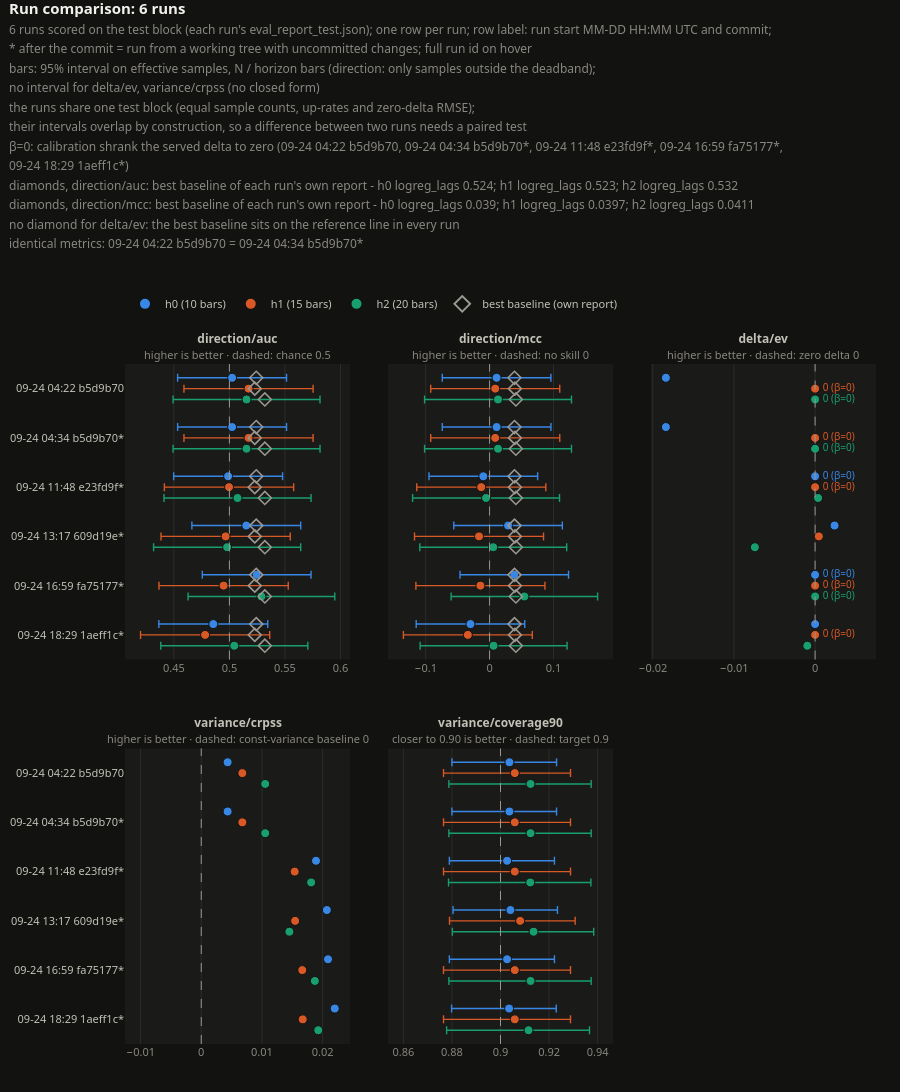

Notebook source saved alongside this figure:
### Code cell
runs_comparison_figure(runs, METRICS, run_dirs=RUNS_GLOB).show() if len(runs) else print("no scored runs yet")

### Figure 1 — Plotly figure (JSON) as saved in the notebook; plotly's stock layout.template omitted (floating-point values rounded to 4 significant figures)
{"data": [{"error_x": {"array": [0.04901, 0.04901, 0.04901, 0.04897, 0.04892, 0.049], "arrayminus": [0.04901, 0.04901, 0.04901, 0.04897, 0.04892, 0.049], "color": "#3987e5", "symmetric": false, "thickness": 1.4, "type": "data", "width": 4}, "hoverinfo": "text", "hovertext": ["20260924T042208Z-b5d9b70-af67ee43<br>h0/direction/auc = 0.5024<br>95% interval 0.4534 to 0.5514", "20260924T043447Z-b5d9b70-dirty-af67ee43<br>h0/direction/auc = 0.5024<br>95% interval 0.4534 to 0.5514", "20260924T114819Z-e23fd9f-dirty-af67ee43<br>h0/direction/auc = 0.4988<br>95% interval 0.4498 to 0.5479", "20260924T131735Z-609d19e-dirty-af67ee43<br>h0/direction/auc = 0.5152<br>95% interval 0.4662 to 0.5642", "20260924T165923Z-fa75177-dirty-af67ee43<br>h0/direction/auc = 0.5245<br>95% interval 0.4756 to 0.5735", "20260924T182915Z-1aeff1c-dirty-af67ee43<br>h0/direction/auc = 0.4855<br>95% interval 0.4365 to 0.5345"], "legendgroup": "h0 (10 bars)", "legendrank": 1, "marker": {"color": "#3987e5", "line": {"color": "#121211", "width": 1}, "size": 9}, "mode": "markers", "name": "h0 (10 bars)", "showlegend": true, "type": "scatter", "x": [0.5024, 0.5024, 0.4988, 0.5152, 0.5245, 0.4855], "xaxis": "x", "y": [-0.22, 0.78, 1.78, 2.78, 3.78, 4.78], "yaxis": "y"}, {"hoverinfo": "text", "hovertext": ["20260924T042208Z-b5d9b70-af67ee43<br>best baseline for h0/direction/auc: logreg_lags 0.5241", "20260924T043447Z-b5d9b70-dirty-af67ee43<br>best baseline for h0/direction/auc: logreg_lags 0.5241", "20260924T114819Z-e23fd9f-dirty-af67ee43<br>best baseline for h0/direction/auc: logreg_lags 0.5241", "20260924T131735Z-609d19e-dirty-af67ee43<br>best baseline for h0/direction/auc: logreg_lags 0.5241", "20260924T165923Z-fa75177-dirty-af67ee43<br>best baseline for h0/direction/auc: logreg_lags 0.5241", "20260924T182915Z-1aeff1c-dirty-af67ee43<br>best baseline for h0/direction/auc: logreg_lags 0.5241"], "legendgroup": "baseline", "legendrank": 10, "marker": {"color": "#9a9890", "line": {"color": "#9a9890", "width": 1.6}, "size": 10, "symbol": "diamond-open"}, "mode": "markers", "name": "best baseline (own report)", "showlegend": true, "type": "scatter", "x": [0.5241, 0.5241, 0.5241, 0.5241, 0.5241, 0.5241], "xaxis": "x", "y": [-0.22, 0.78, 1.78, 2.78, 3.78, 4.78], "yaxis": "y"}, {"error_x": {"array": [0.0581, 0.0581, 0.05817, 0.05817, 0.05817, 0.05812], "arrayminus": [0.0581, 0.0581, 0.05817, 0.05817, 0.05817, 0.05812], "color": "#d95926", "symmetric": false, "thickness": 1.4, "type": "data", "width": 4}, "hoverinfo": "text", "hovertext": ["20260924T042208Z-b5d9b70-af67ee43<br>h1/direction/auc = 0.5172<br>95% interval 0.4591 to 0.5753", "20260924T043447Z-b5d9b70-dirty-af67ee43<br>h1/direction/auc = 0.5172<br>95% interval 0.4591 to 0.5753", "20260924T114819Z-e23fd9f-dirty-af67ee43<br>h1/direction/auc = 0.4997<br>95% interval 0.4415 to 0.5578", "20260924T131735Z-609d19e-dirty-af67ee43<br>h1/direction/auc = 0.4966<br>95% interval 0.4384 to 0.5548", "20260924T165923Z-fa75177-dirty-af67ee43<br>h1/direction/auc = 0.4948<br>95% interval 0.4366 to 0.5529", "20260924T182915Z-1aeff1c-dirty-af67ee43<br>h1/direction/auc = 0.4781<br>95% interval 0.42 to 0.5363"], "legendgroup": "h1 (15 bars)", "legendrank": 2, "marker": {"color": "#d95926", "line": {"color": "#121211", "width": 1}, "size": 9}, "mode": "markers", "name": "h1 (15 bars)", "showlegend": true, "type": "scatter", "x": [0.5172, 0.5172, 0.4997, 0.4966, 0.4948, 0.4781], "xaxis": "x", "y": [0.0, 1.0, 2.0, 3.0, 4.0, 5.0], "yaxis": "y"}, {"hoverinfo": "text", "hovertext": ["20260924T042208Z-b5d9b70-af67ee43<br>best baseline for h1/direction/auc: logreg_lags 0.5228", "20260924T043447Z-b5d9b70-dirty-af67ee43<br>best baseline for h1/direction/auc: logreg_lags 0.5228", "20260924T114819Z-e23fd9f-dirty-af67ee43<br>best baseline for h1/direction/auc: logreg_lags 0.5228", "20260924T131735Z-609d19e-dirty-af67ee43<br>best baseline for h1/direction/auc: logreg_lags 0.5228", "20260924T165923Z-fa75177-dirty-af67ee43<br>best baseline for h1/direction/auc: logreg_lags 0.5228", "20260924T182915Z-1aeff1c-dirty-af67ee43<br>best baseline for h1/direction/auc: logreg_lags 0.5228"], "legendgroup": "baseline", "legendrank": 10, "marker": {"color": "#9a9890", "line": {"color": "#9a9890", "width": 1.6}, "size": 10, "symbol": "diamond-open"}, "mode": "markers", "name": "best baseline (own report)", "showlegend": false, "type": "scatter", "x": [0.5228, 0.5228, 0.5228, 0.5228, 0.5228, 0.5228], "xaxis": "x", "y": [0.0, 1.0, 2.0, 3.0, 4.0, 5.0], "yaxis": "y"}, {"error_x": {"array": [0.06612, 0.06612, 0.06617, 0.06619, 0.06601, 0.06618], "arrayminus": [0.06612, 0.06612, 0.06617, 0.06619, 0.06601, 0.06618], "color": "#199e70", "symmetric": false, "thickness": 1.4, "type": "data", "width": 4}, "hoverinfo": "text", "hovertext": ["20260924T042208Z-b5d9b70-af67ee43<br>h2/direction/auc = 0.5154<br>95% interval 0.4493 to 0.5815", "20260924T043447Z-b5d9b70-dirty-af67ee43<br>h2/direction/auc = 0.5154<br>95% interval 0.4493 to 0.5815", "20260924T114819Z-e23fd9f-dirty-af67ee43<br>h2/direction/auc = 0.5073<br>95% interval 0.4411 to 0.5735", "20260924T131735Z-609d19e-dirty-af67ee43<br>h2/direction/auc = 0.4979<br>95% interval 0.4317 to 0.5641", "20260924T165923Z-fa75177-dirty-af67ee43<br>h2/direction/auc = 0.5288<br>95% interval 0.4628 to 0.5948", "20260924T182915Z-1aeff1c-dirty-af67ee43<br>h2/direction/auc = 0.5044<br>95% interval 0.4382 to 0.5706"], "legendgroup": "h2 (20 bars)", "legendrank": 3, "marker": {"color": "#199e70", "line": {"color": "#121211", "width": 1}, "size": 9}, "mode": "markers", "name": "h2 (20 bars)", "showlegend": true, "type": "scatter", "x": [0.5154, 0.5154, 0.5073, 0.4979, 0.5288, 0.5044], "xaxis": "x", "y": [0.22, 1.22, 2.22, 3.22, 4.22, 5.22], "yaxis": "y"}, {"hoverinfo": "text", "hovertext": ["20260924T042208Z-b5d9b70-af67ee43<br>best baseline for h2/direction/auc: logreg_lags 0.5319", "20260924T043447Z-b5d9b70-dirty-af67ee43<br>best baseline for h2/direction/auc: logreg_lags 0.5319", "20260924T114819Z-e23fd9f-dirty-af67ee43<br>best baseline for h2/direction/auc: logreg_lags 0.5319", "20260924T131735Z-609d19e-dirty-af67ee43<br>best baseline for h2/direction/auc: logreg_lags 0.5319", "20260924T165923Z-fa75177-dirty-af67ee43<br>best baseline for h2/direction/auc: logreg_lags 0.5319", "20260924T182915Z-1aeff1c-dirty-af67ee43<br>best baseline for h2/direction/auc: logreg_lags 0.5319"], "legendgroup": "baseline", "legendrank": 10, "marker": {"color": "#9a9890", "line": {"color": "#9a9890", "width": 1.6}, "size": 10, "symbol": "diamond-open"}, "mode": "markers", "name": "best baseline (own report)", "showlegend": false, "type": "scatter", "x": [0.5319, 0.5319, 0.5319, 0.5319, 0.5319, 0.5319], "xaxis": "x", "y": [0.22, 1.22, 2.22, 3.22, 4.22, 5.22], "yaxis": "y"}, {"error_x": {"array": [0.085, 0.085, 0.08501, 0.08494, 0.08489, 0.08494], "arrayminus": [0.085, 0.085, 0.08501, 0.08494, 0.08489, 0.08494], "color": "#3987e5", "symmetric": false, "thickness": 1.4, "type": "data", "width": 4}, "hoverinfo": "text", "hovertext": ["20260924T042208Z-b5d9b70-af67ee43<br>h0/direction/mcc = 0.01097<br>95% interval -0.07403 to 0.09598", "20260924T043447Z-b5d9b70-dirty-af67ee43<br>h0/direction/mcc = 0.01097<br>95% interval -0.07403 to 0.09598", "20260924T114819Z-e23fd9f-dirty-af67ee43<br>h0/direction/mcc = -0.009812<br>95% interval -0.09482 to 0.07519", "20260924T131735Z-609d19e-dirty-af67ee43<br>h0/direction/mcc = 0.02892<br>95% interval -0.05603 to 0.1139", "20260924T165923Z-fa75177-dirty-af67ee43<br>h0/direction/mcc = 0.03865<br>95% interval -0.04624 to 0.1235", "20260924T182915Z-1aeff1c-dirty-af67ee43<br>h0/direction/mcc = -0.0299<br>95% interval -0.1148 to 0.05504"], "legendgroup": "h0 (10 bars)", "legendrank": 1, "marker": {"color": "#3987e5", "line": {"color": "#121211", "width": 1}, "size": 9}, "mode": "markers", "name": "h0 (10 bars)", "showlegend": false, "type": "scatter", "x": [0.01097, 0.01097, -0.009812, 0.02892, 0.03865, -0.0299], "xaxis": "x2", "y": [-0.22, 0.78, 1.78, 2.78, 3.78, 4.78], "yaxis": "y2"}, {"hoverinfo": "text", "hovertext": ["20260924T042208Z-b5d9b70-af67ee43<br>best baseline for h0/direction/mcc: logreg_lags 0.03899", "20260924T043447Z-b5d9b70-dirty-af67ee43<br>best baseline for h0/direction/mcc: logreg_lags 0.03899", "20260924T114819Z-e23fd9f-dirty-af67ee43<br>best baseline for h0/direction/mcc: logreg_lags 0.03899", "20260924T131735Z-609d19e-dirty-af67ee43<br>best baseline for h0/direction/mcc: logreg_lags 0.03899", "20260924T165923Z-fa75177-dirty-af67ee43<br>best baseline for h0/direction/mcc: logreg_lags 0.03899", "20260924T182915Z-1aeff1c-dirty-af67ee43<br>best baseline for h0/direction/mcc: logreg_lags 0.03899"], "legendgroup": "baseline", "legendrank": 10, "marker": {"color": "#9a9890", "line": {"color": "#9a9890", "width": 1.6}, "size": 10, "symbol": "diamond-open"}, "mode": "markers", "name": "best baseline (own report)", "showlegend": false, "type": "scatter", "x": [0.03899, 0.03899, 0.03899, 0.03899, 0.03899, 0.03899], "xaxis": "x2", "y": [-0.22, 0.78, 1.78, 2.78, 3.78, 4.78], "yaxis": "y2"}, {"error_x": {"array": [0.101, 0.101, 0.101, 0.1009, 0.1009, 0.1009], "arrayminus": [0.101, 0.101, 0.101, 0.1009, 0.1009, 0.1009], "color": "#d95926", "symmetric": false, "thickness": 1.4, "type": "data", "width": 4}, "hoverinfo": "text", "hovertext": ["20260924T042208Z-b5d9b70-af67ee43<br>h1/direction/mcc = 0.008827<br>95% interval -0.09214 to 0.1098", "20260924T043447Z-b5d9b70-dirty-af67ee43<br>h1/direction/mcc = 0.008827<br>95% interval -0.09214 to 0.1098", "20260924T114819Z-e23fd9f-dirty-af67ee43<br>h1/direction/mcc = -0.01302<br>95% interval -0.114 to 0.08793", "20260924T131735Z-609d19e-dirty-af67ee43<br>h1/direction/mcc = -0.01651<br>95% interval -0.1175 to 0.08443", "20260924T165923Z-fa75177-dirty-af67ee43<br>h1/direction/mcc = -0.01435<br>95% interval -0.1153 to 0.0866", "20260924T182915Z-1aeff1c-dirty-af67ee43<br>h1/direction/mcc = -0.03402<br>95% interval -0.1349 to 0.06683"], "legendgroup": "h1 (15 bars)", "legendrank": 2, "marker": {"color": "#d95926", "line": {"color": "#121211", "width": 1}, "size": 9}, "mode": "markers", "name": "h1 (15 bars)", "showlegend": false, "type": "scatter", "x": [0.008827, 0.008827, -0.01302, -0.01651, -0.01435, -0.03402], "xaxis": "x2", "y": [0.0, 1.0, 2.0, 3.0, 4.0, 5.0], "yaxis": "y2"}, {"hoverinfo": "text", "hovertext": ["20260924T042208Z-b5d9b70-af67ee43<br>best baseline for h1/direction/mcc: logreg_lags 0.03966", "20260924T043447Z-b5d9b70-dirty-af67ee43<br>best baseline for h1/direction/mcc: logreg_lags 0.03966", "20260924T114819Z-e23fd9f-dirty-af67ee43<br>best baseline for h1/direction/mcc: logreg_lags 0.03966", "20260924T131735Z-609d19e-dirty-af67ee43<br>best baseline for h1/direction/mcc: logreg_lags 0.03966", "20260924T165923Z-fa75177-dirty-af67ee43<br>best baseline for h1/direction/mcc: logreg_lags 0.03966", "20260924T182915Z-1aeff1c-dirty-af67ee43<br>best baseline for h1/direction/mcc: logreg_lags 0.03966"], "legendgroup": "baseline", "legendrank": 10, "marker": {"color": "#9a9890", "line": {"color": "#9a9890", "width": 1.6}, "size": 10, "symbol": "diamond-open"}, "mode": "markers", "name": "best baseline (own report)", "showlegend": false, "type": "scatter", "x": [0.03966, 0.03966, 0.03966, 0.03966, 0.03966, 0.03966], "xaxis": "x2", "y": [0.0, 1.0, 2.0, 3.0, 4.0, 5.0], "yaxis": "y2"}, {"error_x": {"array": [0.1149, 0.1149, 0.115, 0.115, 0.1146, 0.1149], "arrayminus": [0.1149, 0.1149, 0.115, 0.115, 0.1146, 0.1149], "color": "#199e70", "symmetric": false, "thickness": 1.4, "type": "data", "width": 4}, "hoverinfo": "text", "hovertext": ["20260924T042208Z-b5d9b70-af67ee43<br>h2/direction/mcc = 0.01321<br>95% interval -0.1017 to 0.1281", "20260924T043447Z-b5d9b70-dirty-af67ee43<br>h2/direction/mcc = 0.01321<br>95% interval -0.1017 to 0.1281", "20260924T114819Z-e23fd9f-dirty-af67ee43<br>h2/direction/mcc = -0.00552<br>95% interval -0.1205 to 0.1094", "20260924T131735Z-609d19e-dirty-af67ee43<br>h2/direction/mcc = 0.005739<br>95% interval -0.1092 to 0.1207", "20260924T165923Z-fa75177-dirty-af67ee43<br>h2/direction/mcc = 0.05442<br>95% interval -0.06019 to 0.169", "20260924T182915Z-1aeff1c-dirty-af67ee43<br>h2/direction/mcc = 0.00626<br>95% interval -0.1087 to 0.1212"], "legendgroup": "h2 (20 bars)", "legendrank": 3, "marker": {"color": "#199e70", "line": {"color": "#121211", "width": 1}, "size": 9}, "mode": "markers", "name": "h2 (20 bars)", "showlegend": false, "type": "scatter", "x": [0.01321, 0.01321, -0.00552, 0.005739, 0.05442, 0.00626], "xaxis": "x2", "y": [0.22, 1.22, 2.22, 3.22, 4.22, 5.22], "yaxis": "y2"}, {"hoverinfo": "text", "hovertext": ["20260924T042208Z-b5d9b70-af67ee43<br>best baseline for h2/direction/mcc: logreg_lags 0.04112", "20260924T043447Z-b5d9b70-dirty-af67ee43<br>best baseline for h2/direction/mcc: logreg_lags 0.04112", "20260924T114819Z-e23fd9f-dirty-af67ee43<br>best baseline for h2/direction/mcc: logreg_lags 0.04112", "20260924T131735Z-609d19e-dirty-af67ee43<br>best baseline for h2/direction/mcc: logreg_lags 0.04112", "20260924T165923Z-fa75177-dirty-af67ee43<br>best baseline for h2/direction/mcc: logreg_lags 0.04112", "20260924T182915Z-1aeff1c-dirty-af67ee43<br>best baseline for h2/direction/mcc: logreg_lags 0.04112"], "legendgroup": "baseline", "legendrank": 10, "marker": {"color": "#9a9890", "line": {"color": "#9a9890", "width": 1.6}, "size": 10, "symbol": "diamond-open"}, "mode": "markers", "name": "best baseline (own report)", "showlegend": false, "type": "scatter", "x": [0.04112, 0.04112, 0.04112, 0.04112, 0.04112, 0.04112], "xaxis": "x2", "y": [0.22, 1.22, 2.22, 3.22, 4.22, 5.22], "yaxis": "y2"}, {"error_x": {"array": [0.0, 0.0, 0.0, 0.0, 0.0, 0.0], "arrayminus": [0.0, 0.0, 0.0, 0.0, 0.0, 0.0], "color": "#3987e5", "symmetric": false, "thickness": 1.4, "type": "data", "width": 4}, "hoverinfo": "text", "hovertext": ["20260924T042208Z-b5d9b70-af67ee43<br>h0/delta/ev = -0.01838", "20260924T043447Z-b5d9b70-dirty-af67ee43<br>h0/delta/ev = -0.01838", "20260924T114819Z-e23fd9f-dirty-af67ee43<br>h0/delta/ev = 0<br>served delta shrunk to 0 by calibration (β=0)", "20260924T131735Z-609d19e-dirty-af67ee43<br>h0/delta/ev = 0.002399", "20260924T165923Z-fa75177-dirty-af67ee43<br>h0/delta/ev = 0<br>served delta shrunk to 0 by calibration (β=0)", "20260924T182915Z-1aeff1c-dirty-af67ee43<br>h0/delta/ev = 7.77e-07"], "legendgroup": "h0 (10 bars)", "legendrank": 1, "marker": {"color": "#3987e5", "line": {"color": "#121211", "width": 1}, "size": 9}, "mode": "markers", "name": "h0 (10 bars)", "showlegend": false, "type": "scatter", "x": [-0.01838, -0.01838, 0.0, 0.002399, 0.0, 7.77e-07], "xaxis": "x3", "y": [-0.22, 0.78, 1.78, 2.78, 3.78, 4.78], "yaxis": "y3"}, {"cliponaxis": false, "hoverinfo": "skip", "mode": "text", "showlegend": false, "text": ["  0 (β=0)", "  0 (β=0)"], "textfont": {"color": "#3987e5", "size": 10}, "textposition": ["middle right", "middle right"], "type": "scatter", "x": [0.0, 0.0], "xaxis": "x3", "y": [1.78, 3.78], "yaxis": "y3"}, {"error_x": {"array": [0.0, 0.0, 0.0, 0.0, 0.0, 0.0], "arrayminus": [0.0, 0.0, 0.0, 0.0, 0.0, 0.0], "color": "#d95926", "symmetric": false, "thickness": 1.4, "type": "data", "width": 4}, "hoverinfo": "text", "hovertext": ["20260924T042208Z-b5d9b70-af67ee43<br>h1/delta/ev = 0<br>served delta shrunk to 0 by calibration (β=0)", "20260924T043447Z-b5d9b70-dirty-af67ee43<br>h1/delta/ev = 0<br>served delta shrunk to 0 by calibration (β=0)", "20260924T114819Z-e23fd9f-dirty-af67ee43<br>h1/delta/ev = 0<br>served delta shrunk to 0 by calibration (β=0)", "20260924T131735Z-609d19e-dirty-af67ee43<br>h1/delta/ev = 0.0004602", "20260924T165923Z-fa75177-dirty-af67ee43<br>h1/delta/ev = 0<br>served delta shrunk to 0 by calibration (β=0)", "20260924T182915Z-1aeff1c-dirty-af67ee43<br>h1/delta/ev = 0<br>served delta shrunk to 0 by calibration (β=0)"], "legendgroup": "h1 (15 bars)", "legendrank": 2, "marker": {"color": "#d95926", "line": {"color": "#121211", "width": 1}, "size": 9}, "mode": "markers", "name": "h1 (15 bars)", "showlegend": false, "type": "scatter", "x": [0.0, 0.0, 0.0, 0.0004602, 0.0, 0.0], "xaxis": "x3", "y": [0.0, 1.0, 2.0, 3.0, 4.0, 5.0], "yaxis": "y3"}, {"cliponaxis": false, "hoverinfo": "skip", "mode": "text", "showlegend": false, "text": ["  0 (β=0)", "  0 (β=0)", "  0 (β=0)", "  0 (β=0)", "  0 (β=0)"], "textfont": {"color": "#d95926", "size": 10}, "textposition": ["middle right", "middle right", "middle right", "middle right", "middle right"], "type": "scatter", "x": [0.0, 0.0, 0.0, 0.0, 0.0], "xaxis": "x3", "y": [0.0, 1.0, 2.0, 4.0, 5.0], "yaxis": "y3"}, {"error_x": {"array": [0.0, 0.0, 0.0, 0.0, 0.0, 0.0], "arrayminus": [0.0, 0.0, 0.0, 0.0, 0.0, 0.0], "color": "#199e70", "symmetric": false, "thickness": 1.4, "type": "data", "width": 4}, "hoverinfo": "text", "hovertext": ["20260924T042208Z-b5d9b70-af67ee43<br>h2/delta/ev = 0<br>served delta shrunk to 0 by calibration (β=0)", "20260924T043447Z-b5d9b70-dirty-af67ee43<br>h2/delta/ev = 0<br>served delta shrunk to 0 by calibration (β=0)", "20260924T114819Z-e23fd9f-dirty-af67ee43<br>h2/delta/ev = 0.0003692", "20260924T131735Z-609d19e-dirty-af67ee43<br>h2/delta/ev = -0.007421", "20260924T165923Z-fa75177-dirty-af67ee43<br>h2/delta/ev = 0<br>served delta shrunk to 0 by calibration (β=0)", "20260924T182915Z-1aeff1c-dirty-af67ee43<br>h2/delta/ev = -0.0009585"], "legendgroup": "h2 (20 bars)", "legendrank": 3, "marker": {"color": "#199e70", "line": {"color": "#121211", "width": 1}, "size": 9}, "mode": "markers", "name": "h2 (20 bars)", "showlegend": false, "type": "scatter", "x": [0.0, 0.0, 0.0003692, -0.007421, 0.0, -0.0009585], "xaxis": "x3", "y": [0.22, 1.22, 2.22, 3.22, 4.22, 5.22], "yaxis": "y3"}, {"cliponaxis": false, "hoverinfo": "skip", "mode": "text", "showlegend": false, "text": ["  0 (β=0)", "  0 (β=0)", "  0 (β=0)"], "textfont": {"color": "#199e70", "size": 10}, "textposition": ["middle right", "middle right", "middle right"], "type": "scatter", "x": [0.0, 0.0, 0.0], "xaxis": "x3", "y": [0.22, 1.22, 4.22], "yaxis": "y3"}, {"error_x": {"array": [0.0, 0.0, 0.0, 0.0, 0.0, 0.0], "arrayminus": [0.0, 0.0, 0.0, 0.0, 0.0, 0.0], "color": "#3987e5", "symmetric": false, "thickness": 1.4, "type": "data", "width": 4}, "hoverinfo": "text", "hovertext": ["20260924T042208Z-b5d9b70-af67ee43<br>h0/variance/crpss = 0.004345", "20260924T043447Z-b5d9b70-dirty-af67ee43<br>h0/variance/crpss = 0.004345", "20260924T114819Z-e23fd9f-dirty-af67ee43<br>h0/variance/crpss = 0.0189", "20260924T131735Z-609d19e-dirty-af67ee43<br>h0/variance/crpss = 0.02069", "20260924T165923Z-fa75177-dirty-af67ee43<br>h0/variance/crpss = 0.02088", "20260924T182915Z-1aeff1c-dirty-af67ee43<br>h0/variance/crpss = 0.02199"], "legendgroup": "h0 (10 bars)", "legendrank": 1, "marker": {"color": "#3987e5", "line": {"color": "#121211", "width": 1}, "size": 9}, "mode": "markers", "name": "h0 (10 bars)", "showlegend": false, "type": "scatter", "x": [0.004345, 0.004345, 0.0189, 0.02069, 0.02088, 0.02199], "xaxis": "x4", "y": [-0.22, 0.78, 1.78, 2.78, 3.78, 4.78], "yaxis": "y4"}, {"error_x": {"array": [0.0, 0.0, 0.0, 0.0, 0.0, 0.0], "arrayminus": [0.0, 0.0, 0.0, 0.0, 0.0, 0.0], "color": "#d95926", "symmetric": false, "thickness": 1.4, "type": "data", "width": 4}, "hoverinfo": "text", "hovertext": ["20260924T042208Z-b5d9b70-af67ee43<br>h1/variance/crpss = 0.006771", "20260924T043447Z-b5d9b70-dirty-af67ee43<br>h1/variance/crpss = 0.006771", "20260924T114819Z-e23fd9f-dirty-af67ee43<br>h1/variance/crpss = 0.01539", "20260924T131735Z-609d19e-dirty-af67ee43<br>h1/variance/crpss = 0.01546", "20260924T165923Z-fa75177-dirty-af67ee43<br>h1/variance/crpss = 0.01664", "20260924T182915Z-1aeff1c-dirty-af67ee43<br>h1/variance/crpss = 0.01671"], "legendgroup": "h1 (15 bars)", "legendrank": 2, "marker": {"color": "#d95926", "line": {"color": "#121211", "width": 1}, "size": 9}, "mode": "markers", "name": "h1 (15 bars)", "showlegend": false, "type": "scatter", "x": [0.006771, 0.006771, 0.01539, 0.01546, 0.01664, 0.01671], "xaxis": "x4", "y": [0.0, 1.0, 2.0, 3.0, 4.0, 5.0], "yaxis": "y4"}, {"error_x": {"array": [0.0, 0.0, 0.0, 0.0, 0.0, 0.0], "arrayminus": [0.0, 0.0, 0.0, 0.0, 0.0, 0.0], "color": "#199e70", "symmetric": false, "thickness": 1.4, "type": "data", "width": 4}, "hoverinfo": "text", "hovertext": ["20260924T042208Z-b5d9b70-af67ee43<br>h2/variance/crpss = 0.01054", "20260924T043447Z-b5d9b70-dirty-af67ee43<br>h2/variance/crpss = 0.01054", "20260924T114819Z-e23fd9f-dirty-af67ee43<br>h2/variance/crpss = 0.0181", "20260924T131735Z-609d19e-dirty-af67ee43<br>h2/variance/crpss = 0.01452", "20260924T165923Z-fa75177-dirty-af67ee43<br>h2/variance/crpss = 0.01871", "20260924T182915Z-1aeff1c-dirty-af67ee43<br>h2/variance/crpss = 0.01928"], "legendgroup": "h2 (20 bars)", "legendrank": 3, "marker": {"color": "#199e70", "line": {"color": "#121211", "width": 1}, "size": 9}, "mode": "markers", "name": "h2 (20 bars)", "showlegend": false, "type": "scatter", "x": [0.01054, 0.01054, 0.0181, 0.01452, 0.01871, 0.01928], "xaxis": "x4", "y": [0.22, 1.22, 2.22, 3.22, 4.22, 5.22], "yaxis": "y4"}, {"error_x": {"array": [0.01941, 0.01941, 0.01951, 0.01937, 0.01951, 0.01943], "arrayminus": [0.02368, 0.02368, 0.02377, 0.02364, 0.02377, 0.02369], "color": "#3987e5", "symmetric": false, "thickness": 1.4, "type": "data", "width": 4}, "hoverinfo": "text", "hovertext": ["20260924T042208Z-b5d9b70-af67ee43<br>h0/variance/coverage90 = 0.9037<br>95% interval 0.88 to 0.9231", "20260924T043447Z-b5d9b70-dirty-af67ee43<br>h0/variance/coverage90 = 0.9037<br>95% interval 0.88 to 0.9231", "20260924T114819Z-e23fd9f-dirty-af67ee43<br>h0/variance/coverage90 = 0.9027<br>95% interval 0.8789 to 0.9222", "20260924T131735Z-609d19e-dirty-af67ee43<br>h0/variance/coverage90 = 0.9041<br>95% interval 0.8805 to 0.9235", "20260924T165923Z-fa75177-dirty-af67ee43<br>h0/variance/coverage90 = 0.9027<br>95% interval 0.8789 to 0.9222", "20260924T182915Z-1aeff1c-dirty-af67ee43<br>h0/variance/coverage90 = 0.9035<br>95% interval 0.8798 to 0.923"], "legendgroup": "h0 (10 bars)", "legendrank": 1, "marker": {"color": "#3987e5", "line": {"color": "#121211", "width": 1}, "size": 9}, "mode": "markers", "name": "h0 (10 bars)", "showlegend": false, "type": "scatter", "x": [0.9037, 0.9037, 0.9027, 0.9041, 0.9027, 0.9035], "xaxis": "x5", "y": [-0.22, 0.78, 1.78, 2.78, 3.78, 4.78], "yaxis": "y5"}, {"error_x": {"array": [0.02294, 0.02294, 0.02294, 0.02265, 0.02294, 0.02294], "arrayminus": [0.02936, 0.02936, 0.02936, 0.0291, 0.02936, 0.02936], "color": "#d95926", "symmetric": false, "thickness": 1.4, "type": "data", "width": 4}, "hoverinfo": "text", "hovertext": ["20260924T042208Z-b5d9b70-af67ee43<br>h1/variance/coverage90 = 0.9059<br>95% interval 0.8765 to 0.9288", "20260924T043447Z-b5d9b70-dirty-af67ee43<br>h1/variance/coverage90 = 0.9059<br>95% interval 0.8765 to 0.9288", "20260924T114819Z-e23fd9f-dirty-af67ee43<br>h1/variance/coverage90 = 0.9059<br>95% interval 0.8765 to 0.9288", "20260924T131735Z-609d19e-dirty-af67ee43<br>h1/variance/coverage90 = 0.9081<br>95% interval 0.879 to 0.9308", "20260924T165923Z-fa75177-dirty-af67ee43<br>h1/variance/coverage90 = 0.9059<br>95% interval 0.8765 to 0.9288", "20260924T182915Z-1aeff1c-dirty-af67ee43<br>h1/variance/coverage90 = 0.9059<br>95% interval 0.8765 to 0.9288"], "legendgroup": "h1 (15 bars)", "legendrank": 2, "marker": {"color": "#d95926", "line": {"color": "#121211", "width": 1}, "size": 9}, "mode": "markers", "name": "h1 (15 bars)", "showlegend": false, "type": "scatter", "x": [0.9059, 0.9059, 0.9059, 0.9081, 0.9059, 0.9059], "xaxis": "x5", "y": [0.0, 1.0, 2.0, 3.0, 4.0, 5.0], "yaxis": "y5"}, {"error_x": {"array": [0.02497, 0.02497, 0.02499, 0.02477, 0.02497, 0.0251], "arrayminus": [0.03363, 0.03363, 0.03365, 0.03347, 0.03363, 0.03375], "color": "#199e70", "symmetric": false, "thickness": 1.4, "type": "data", "width": 4}, "hoverinfo": "text", "hovertext": ["20260924T042208Z-b5d9b70-af67ee43<br>h2/variance/coverage90 = 0.9124<br>95% interval 0.8787 to 0.9374", "20260924T043447Z-b5d9b70-dirty-af67ee43<br>h2/variance/coverage90 = 0.9124<br>95% interval 0.8787 to 0.9374", "20260924T114819Z-e23fd9f-dirty-af67ee43<br>h2/variance/coverage90 = 0.9122<br>95% interval 0.8786 to 0.9372", "20260924T131735Z-609d19e-dirty-af67ee43<br>h2/variance/coverage90 = 0.9136<br>95% interval 0.8802 to 0.9384", "20260924T165923Z-fa75177-dirty-af67ee43<br>h2/variance/coverage90 = 0.9124<br>95% interval 0.8787 to 0.9374", "20260924T182915Z-1aeff1c-dirty-af67ee43<br>h2/variance/coverage90 = 0.9116<br>95% interval 0.8778 to 0.9367"], "legendgroup": "h2 (20 bars)", "legendrank": 3, "marker": {"color": "#199e70", "line": {"color": "#121211", "width": 1}, "size": 9}, "mode": "markers", "name": "h2 (20 bars)", "showlegend": false, "type": "scatter", "x": [0.9124, 0.9124, 0.9122, 0.9136, 0.9124, 0.9116], "xaxis": "x5", "y": [0.22, 1.22, 2.22, 3.22, 4.22, 5.22], "yaxis": "y5"}], "layout": {"annotations": [{"font": {"color": "#c3c2b7", "size": 12}, "showarrow": false, "text": "<b>direction/auc</b><br><span style='font-size:11px;color:#898781'>higher is better · dashed: chance 0.5</span>", "x": 0.15, "xanchor": "center", "xref": "paper", "y": 1.0, "yanchor": "bottom", "yref": "paper"}, {"font": {"color": "#c3c2b7", "size": 12}, "showarrow": false, "text": "<b>direction/mcc</b><br><span style='font-size:11px;color:#898781'>higher is better · dashed: no skill 0</span>", "x": 0.5, "xanchor": "center", "xref": "paper", "y": 1.0, "yanchor": "bottom", "yref": "paper"}, {"font": {"color": "#c3c2b7", "size": 12}, "showarrow": false, "text": "<b>delta/ev</b><br><span style='font-size:11px;color:#898781'>higher is better · dashed: zero delta 0</span>", "x": 0.85, "xanchor": "center", "xref": "paper", "y": 1.0, "yanchor": "bottom", "yref": "paper"}, {"font": {"color": "#c3c2b7", "size": 12}, "showarrow": false, "text": "<b>variance/crpss</b><br><span style='font-size:11px;color:#898781'>higher is better · dashed: const-variance baseline 0</span>", "x": 0.15, "xanchor": "center", "xref": "paper", "y": 0.4346, "yanchor": "bottom", "yref": "paper"}, {"font": {"color": "#c3c2b7", "size": 12}, "showarrow": false, "text": "<b>variance/coverage90</b><br><span style='font-size:11px;color:#898781'>closer to 0.90 is better · dashed: target 0.9</span>", "x": 0.5, "xanchor": "center", "xref": "paper", "y": 0.4346, "yanchor": "bottom", "yref": "paper"}], "height": 1187, "legend": {"orientation": "h", "x": 0.0, "xanchor": "left", "y": 1.067, "yanchor": "bottom"}, "margin": {"l": 10, "t": 364}, "shapes": [{"line": {"color": "#9a9890", "dash": "dash", "width": 1}, "type": "line", "x0": 0.5, "x1": 0.5, "xref": "x", "y0": 0, "y1": 1, "yref": "y domain"}, {"line": {"color": "#9a9890", "dash": "dash", "width": 1}, "type": "line", "x0": 0.0, "x1": 0.0, "xref": "x2", "y0": 0, "y1": 1, "yref": "y2 domain"}, {"line": {"color": "#9a9890", "dash": "dash", "width": 1}, "type": "line", "x0": 0.0, "x1": 0.0, "xref": "x3", "y0": 0, "y1": 1, "yref": "y3 domain"}, {"line": {"color": "#9a9890", "dash": "dash", "width": 1}, "type": "line", "x0": 0.0, "x1": 0.0, "xref": "x4", "y0": 0, "y1": 1, "yref": "y4 domain"}, {"line": {"color": "#9a9890", "dash": "dash", "width": 1}, "type": "line", "x0": 0.9, "x1": 0.9, "xref": "x5", "y0": 0, "y1": 1, "yref": "y5 domain"}], "title": {"text": "<b>Run comparison: 6 runs</b><br><span style='font-size:12px;color:#898781'>6 runs scored on the test block (each run's eval_report_test.json); one row per run; row label: run start MM-DD HH:MM UTC and commit;<br>* after the commit = run from a working tree with uncommitted changes; full run id on hover<br>bars: 95% interval on effective samples, N / horizon bars (direction: only samples outside the deadband);<br>no interval for delta/ev, variance/crpss (no closed form)<br>the runs share one test block (equal sample counts, up-rates and zero-delta RMSE);<br>their intervals overlap by construction, so a difference between two runs needs a paired test<br>β=0: calibration shrank the served delta to zero (09-24 04:22 b5d9b70, 09-24 04:34 b5d9b70*, 09-24 11:48 e23fd9f*, 09-24 16:59 fa75177*,<br>09-24 18:29 1aeff1c*)<br>diamonds, direction/auc: best baseline of each run's own report - h0 logreg_lags 0.524; h1 logreg_lags 0.523; h2 logreg_lags 0.532<br>diamonds, direction/mcc: best baseline of each run's own report - h0 logreg_lags 0.039; h1 logreg_lags 0.0397; h2 logreg_lags 0.0411<br>no diamond for delta/ev: the best baseline sits on the reference line in every run<br>identical metrics: 09-24 04:22 b5d9b70 = 09-24 04:34 b5d9b70*</span>"}, "xaxis": {"anchor": "y", "domain": [0.0, 0.3], "exponentformat": "none", "range": [0.406, 0.6088], "tickformat": ".3~r", "zeroline": false}, "xaxis2": {"anchor": "y2", "domain": [0.35, 0.65], "exponentformat": "none", "range": [-0.1592, 0.1933], "tickformat": ".3~r", "zeroline": false}, "xaxis3": {"anchor": "y3", "domain": [0.7, 1.0], "exponentformat": "none", "range": [-0.02025, 0.007503], "tickformat": ".3~r", "zeroline": false}, "xaxis4": {"anchor": "y4", "domain": [0.0, 0.3], "exponentformat": "none", "range": [-0.01256, 0.02455], "tickformat": ".3~r", "zeroline": false}, "xaxis5": {"anchor": "y5", "domain": [0.35, 0.65], "exponentformat": "none", "range": [0.8536, 0.9464], "tickformat": ".3~r", "zeroline": false}, "yaxis": {"anchor": "x", "domain": [0.5654, 1.0], "range": [5.5, -0.5], "showgrid": false, "tickfont": {"color": "#c3c2b7", "size": 11}, "tickmode": "array", "ticktext": ["09-24 04:22 b5d9b70", "09-24 04:34 b5d9b70*", "09-24 11:48 e23fd9f*", "09-24 13:17 609d19e*", "09-24 16:59 fa75177*", "09-24 18:29 1aeff1c*"], "tickvals": [0, 1, 2, 3, 4, 5], "zeroline": false}, "yaxis2": {"anchor": "x2", "domain": [0.5654, 1.0], "matches": "y", "range": [5.5, -0.5], "showgrid": false, "showticklabels": false, "tickfont": {"color": "#c3c2b7", "size": 11}, "tickmode": "array", "ticktext": ["09-24 04:22 b5d9b70", "09-24 04:34 b5d9b70*", "09-24 11:48 e23fd9f*", "09-24 13:17 609d19e*", "09-24 16:59 fa75177*", "09-24 18:29 1aeff1c*"], "tickvals": [0, 1, 2, 3, 4, 5], "zeroline": false}, "yaxis3": {"anchor": "x3", "domain": [0.5654, 1.0], "matches": "y", "range": [5.5, -0.5], "showgrid": false, "showticklabels": false, "tickfont": {"color": "#c3c2b7", "size": 11}, "tickmode": "array", "ticktext": ["09-24 04:22 b5d9b70", "09-24 04:34 b5d9b70*", "09-24 11:48 e23fd9f*", "09-24 13:17 609d19e*", "09-24 16:59 fa75177*", "09-24 18:29 1aeff1c*"], "tickvals": [0, 1, 2, 3, 4, 5], "zeroline": false}, "yaxis4": {"anchor": "x4", "domain": [0.0, 0.4346], "range": [5.5, -0.5], "showgrid": false, "tickfont": {"color": "#c3c2b7", "size": 11}, "tickmode": "array", "ticktext": ["09-24 04:22 b5d9b70", "09-24 04:34 b5d9b70*", "09-24 11:48 e23fd9f*", "09-24 13:17 609d19e*", "09-24 16:59 fa75177*", "09-24 18:29 1aeff1c*"], "tickvals": [0, 1, 2, 3, 4, 5], "zeroline": false}, "yaxis5": {"anchor": "x5", "domain": [0.0, 0.4346], "matches": "y4", "range": [5.5, -0.5], "showgrid": false, "showticklabels": false, "tickfont": {"color": "#c3c2b7", "size": 11}, "tickmode": "array", "ticktext": ["09-24 04:22 b5d9b70", "09-24 04:34 b5d9b70*", "09-24 11:48 e23fd9f*", "09-24 13:17 609d19e*", "09-24 16:59 fa75177*", "09-24 18:29 1aeff1c*"], "tickvals": [0, 1, 2, 3, 4, 5], "zeroline": false}}}
